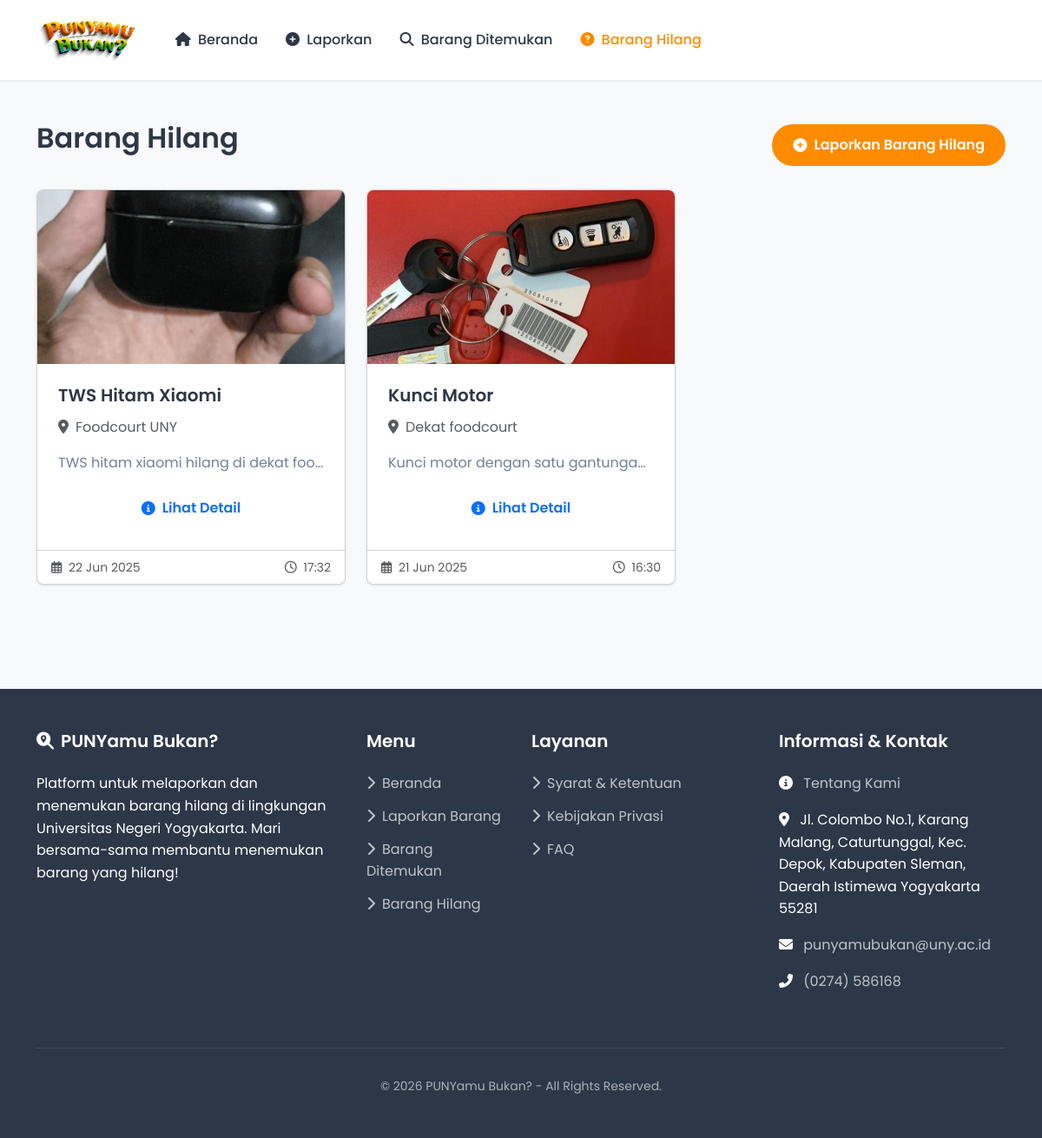
/barang_hilang.php, run on the app's committed database.
### tables this page shows
CREATE TABLE `reports` (
  `report_id` int(11) NOT NULL,
  `title` varchar(255) NOT NULL,
  `description` text NOT NULL,
  `type` enum('lost','found') NOT NULL,
  `location` varchar(255) NOT NULL,
  `date_reported` date NOT NULL,
  `created_at` datetime DEFAULT NULL,
  `time_reported` time NOT NULL,
  `contact_info` varchar(255) NOT NULL,
  `image` varchar(255) DEFAULT NULL,
  `status` enum('pending','verified','selesai') DEFAULT 'pending'
);

### barang_hilang.php (the view, shortened to what this page needs)
<?php include 'header.php'; include 'db.php'; ?>
<div class="container my-5">
    <div class="d-flex justify-content-between align-items-center mb-4">
        <h2>Barang Hilang</h2>
        <a href="lapor.php?type=lost" class="btn btn-primary">
            <i class="fas fa-plus-circle me-2"></i>Laporkan Barang Hilang
        </a>
    </div>
    <?php
    $stmt = $pdo->query("SELECT * FROM reports WHERE type = 'lost' AND status = 'verified' ORDER BY created_at DESC");
    if ($stmt->rowCount() > 0): ?>
        <div class="row">
            <?php while ($row = $stmt->fetch(PDO::FETCH_ASSOC)): ?>
                <div class="col-md-4 mb-4">
                    <div class="card h-100">
                        <?php if ($row['image']): ?>
                            <img src="uploads/<?= htmlspecialchars($row['image']) ?>" class="card-img-top" alt="<?= htmlspecialchars($row['title']) ?>" style="height: 200px; object-fit: cover;">
                        <?php else: ?>
                            <div class="bg-light d-flex align-items-center justify-content-center" style="height: 200px;">
                                <i class="fas fa-image fa-3x text-muted"></i>
                            </div>
                        <?php endif; ?>
                        <div class="card-body d-flex flex-column">
                            <h5 class="card-title"><?= htmlspecialchars($row['title']) ?></h5>
                            <p class="card-text text-muted">
                                <i class="fas fa-map-marker-alt me-2"></i><?= htmlspecialchars($row['location']) ?>
                            </p>
                            <div class="card-text flex-grow-1" style="white-space: nowrap; overflow: hidden; text-overflow: ellipsis; line-height: 1.5em;">
                                <?= htmlspecialchars($row['description']) ?>
                            </div>
                            <div class="mt-auto">
                                <a href="detail_barang.php?id=<?= $row['report_id'] ?>" class="btn btn-outline-primary w-100">
                                    <i class="fas fa-info-circle me-2"></i>Lihat Detail
                                </a>
                            </div>
                        </div>
                        <div class="card-footer bg-transparent">
                            <div class="d-flex justify-content-between align-items-center">
                                <small class="text-muted">
                                    <i class="far fa-calendar-alt me-1"></i>
                                    <?= date('d M Y', strtotime($row['date_reported'])) ?>
                                </small>
                                <small class="text-muted">
                                    <i class="far fa-clock me-1"></i>
                                    <?= date('H:i', strtotime($row['time_reported'])) ?>
                                </small>
                            </div>
                        </div>
                    </div>
                </div>
            <?php endwhile; ?>
        </div>
    <?php endif; ?>
</div>
<?php include 'footer.php'; ?>

### assets/css/style.css (style rules this page uses)
:root { --primary-color: #FF8C00; --primary-hover: #e07d00; --secondary-color: #2E8B57; --accent-color: #FFA500; --dark-color: #2D3748; --light-color: #F7FAFC; --gray-color: #718096; --light-gray: #E2E8F0; --white: #FFFFFF; --shadow-sm: 0 1px 3px rgba(0, 0, 0, 0.1); --shadow-md: 0 4px 6px rgba(0, 0, 0, 0.1); --shadow-lg: 0 10px 15px rgba(0, 0, 0, 0.1); --border-radius: 8px; --transition: all 0.3s ease; }
body { font-family: 'Segoe UI', Tahoma, Geneva, Verdana, sans-serif; line-height: 1.6; color: var(--dark-color); background-color: #f8f9fa; margin: 0; padding: 0; }
a { color: var(--primary-color); text-decoration: none; transition: var(--transition); }
h1, h2, h3, h4, h5, h6 { margin-top: 0; margin-bottom: 1rem; font-weight: 600; line-height: 1.2; }
p { margin-top: 0; margin-bottom: 1rem; }
.card { display: flex; flex-direction: column; background: white; border-radius: var(--border-radius); box-shadow: var(--shadow-sm); overflow: hidden; transition: var(--transition); }
.card-body { flex: 1; display: flex; flex-direction: column; padding: 1.5rem; }
.card-img-top { width: 100%; height: 200px; object-fit: cover; }
.card-title { font-size: 1.25rem; font-weight: 600; margin-bottom: 0.75rem; color: var(--dark-color); }
.card-text { color: var(--gray-color); margin-bottom: 1rem; flex-grow: 1; }
img { max-width: 100%; height: auto; }
.btn { display: inline-flex; align-items: center; justify-content: center; padding: 0.75rem 1.5rem; border-radius: 50px; font-weight: 600; text-align: center; cursor: pointer; transition: var(--transition); border: none; text-decoration: none; }
.btn i { margin-right: 0.5rem; }
.btn-primary { background-color: var(--primary-color); color: white; }

### header.php (style rules this page uses)
body { font-family: 'Poppins', sans-serif; display: flex; flex-direction: column; min-height: 100vh; }

### data on the page
reports: image (picture), title "TWS Hitam Xiaomi", location "Foodcourt UNY", description "TWS hitam xiaomi hilang di dekat foo…", date_reported "22 Jun 2025", time_reported "17:32"
reports: image (picture), title "Kunci Motor", location "Dekat foodcourt", description "Kunci motor dengan satu gantunga…", date_reported "21 Jun 2025", time_reported "16:30"
